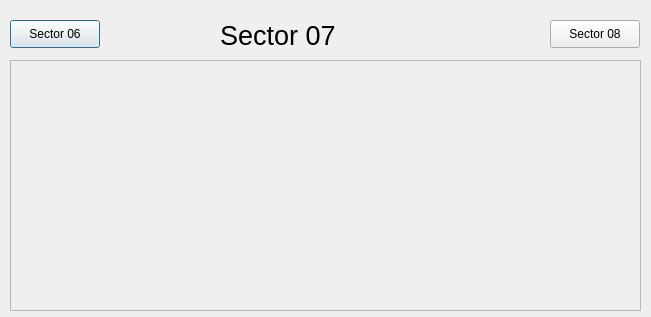
<?xml version="1.0" encoding="UTF-8"?>
<ui version="4.0">
 <class>Dialog</class>
 <widget class="QDialog" name="Dialog">
  <property name="geometry">
   <rect>
    <x>0</x>
    <y>0</y>
    <width>651</width>
    <height>317</height>
   </rect>
  </property>
  <property name="windowTitle">
   <string>Dialog</string>
  </property>
  <widget class="QLabel" name="label_2">
   <property name="geometry">
    <rect>
     <x>220</x>
     <y>20</y>
     <width>131</width>
     <height>31</height>
    </rect>
   </property>
   <property name="font">
    <font>
     <pointsize>20</pointsize>
    </font>
   </property>
   <property name="text">
    <string>Sector 07</string>
   </property>
  </widget>
  <widget class="ASguiFormPlugin" name="asguiformplugin">
   <property name="geometry">
    <rect>
     <x>10</x>
     <y>60</y>
     <width>631</width>
     <height>251</height>
    </rect>
   </property>
   <property name="uiFile" stdset="0">
    <string>SectorVacuumSchematic.ui</string>
   </property>
   <property name="variableSubstitutions" stdset="0">
    <string>SR=07 SRPREV=06</string>
   </property>
  </widget>
  <widget class="GuiPushButtonPlugin" name="guipushbuttonplugin">
   <property name="geometry">
    <rect>
     <x>10</x>
     <y>20</y>
     <width>90</width>
     <height>28</height>
    </rect>
   </property>
   <property name="text">
    <string>Sector 06</string>
   </property>
   <property name="guiNameProperty">
    <string>SVS06.ui</string>
   </property>
   <property name="creationOption" stdset="0">
    <enum>GuiPushButtonPlugin::Open</enum>
   </property>
  </widget>
  <widget class="GuiPushButtonPlugin" name="guipushbuttonplugin_2">
   <property name="geometry">
    <rect>
     <x>550</x>
     <y>20</y>
     <width>90</width>
     <height>28</height>
    </rect>
   </property>
   <property name="text">
    <string>Sector 08</string>
   </property>
   <property name="guiNameProperty">
    <string>SVS08.ui</string>
   </property>
   <property name="creationOption" stdset="0">
    <enum>GuiPushButtonPlugin::Open</enum>
   </property>
  </widget>
 </widget>
 <customwidgets>
  <customwidget>
   <class>GuiPushButtonPlugin</class>
   <extends>QPushButton</extends>
   <header>GuiPushButtonPlugin.h</header>
  </customwidget>
  <customwidget>
   <class>ASguiFormPlugin</class>
   <extends>QScrollArea</extends>
   <header>ASguiFormPlugin.h</header>
  </customwidget>
 </customwidgets>
 <resources/>
 <connections/>
</ui>
